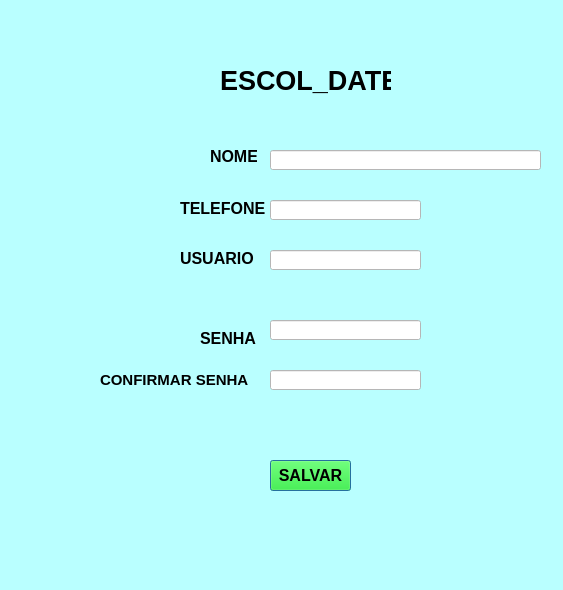
<?xml version="1.0" encoding="UTF-8"?>
<ui version="4.0">
 <class>Dialog</class>
 <widget class="QDialog" name="Dialog">
  <property name="geometry">
   <rect>
    <x>0</x>
    <y>0</y>
    <width>563</width>
    <height>590</height>
   </rect>
  </property>
  <property name="windowTitle">
   <string>Dialog</string>
  </property>
  <property name="styleSheet">
   <string notr="true">background-color: rgb(185, 255, 255);</string>
  </property>
  <widget class="QLabel" name="label">
   <property name="geometry">
    <rect>
     <x>220</x>
     <y>60</y>
     <width>171</width>
     <height>41</height>
    </rect>
   </property>
   <property name="font">
    <font>
     <pointsize>20</pointsize>
     <weight>75</weight>
     <bold>true</bold>
    </font>
   </property>
   <property name="text">
    <string>ESCOL_DATE</string>
   </property>
  </widget>
  <widget class="QLabel" name="label_2">
   <property name="geometry">
    <rect>
     <x>210</x>
     <y>150</y>
     <width>47</width>
     <height>13</height>
    </rect>
   </property>
   <property name="font">
    <font>
     <pointsize>12</pointsize>
     <weight>75</weight>
     <bold>true</bold>
    </font>
   </property>
   <property name="text">
    <string>NOME</string>
   </property>
  </widget>
  <widget class="QLabel" name="label_3">
   <property name="geometry">
    <rect>
     <x>180</x>
     <y>200</y>
     <width>91</width>
     <height>16</height>
    </rect>
   </property>
   <property name="font">
    <font>
     <pointsize>12</pointsize>
     <weight>75</weight>
     <bold>true</bold>
    </font>
   </property>
   <property name="text">
    <string>TELEFONE</string>
   </property>
  </widget>
  <widget class="QLabel" name="label_4">
   <property name="geometry">
    <rect>
     <x>180</x>
     <y>250</y>
     <width>81</width>
     <height>16</height>
    </rect>
   </property>
   <property name="font">
    <font>
     <pointsize>12</pointsize>
     <weight>75</weight>
     <bold>true</bold>
    </font>
   </property>
   <property name="text">
    <string>USUARIO</string>
   </property>
  </widget>
  <widget class="QLabel" name="label_5">
   <property name="geometry">
    <rect>
     <x>200</x>
     <y>330</y>
     <width>61</width>
     <height>16</height>
    </rect>
   </property>
   <property name="font">
    <font>
     <pointsize>12</pointsize>
     <weight>75</weight>
     <bold>true</bold>
    </font>
   </property>
   <property name="text">
    <string>SENHA</string>
   </property>
  </widget>
  <widget class="QLineEdit" name="lineEdit">
   <property name="geometry">
    <rect>
     <x>270</x>
     <y>150</y>
     <width>271</width>
     <height>20</height>
    </rect>
   </property>
   <property name="styleSheet">
    <string notr="true">background-color: rgb(255, 255, 255);</string>
   </property>
  </widget>
  <widget class="QLineEdit" name="lineEdit_2">
   <property name="geometry">
    <rect>
     <x>270</x>
     <y>200</y>
     <width>151</width>
     <height>20</height>
    </rect>
   </property>
   <property name="styleSheet">
    <string notr="true">background-color: rgb(255, 255, 255);</string>
   </property>
  </widget>
  <widget class="QLineEdit" name="lineEdit_3">
   <property name="geometry">
    <rect>
     <x>270</x>
     <y>250</y>
     <width>151</width>
     <height>20</height>
    </rect>
   </property>
   <property name="styleSheet">
    <string notr="true">background-color: rgb(255, 255, 255);</string>
   </property>
  </widget>
  <widget class="QLineEdit" name="lineEdit_4">
   <property name="geometry">
    <rect>
     <x>270</x>
     <y>320</y>
     <width>151</width>
     <height>20</height>
    </rect>
   </property>
   <property name="styleSheet">
    <string notr="true">background-color: rgb(255, 255, 255);</string>
   </property>
  </widget>
  <widget class="QPushButton" name="pushButton">
   <property name="geometry">
    <rect>
     <x>270</x>
     <y>460</y>
     <width>81</width>
     <height>31</height>
    </rect>
   </property>
   <property name="font">
    <font>
     <pointsize>12</pointsize>
     <weight>75</weight>
     <bold>true</bold>
    </font>
   </property>
   <property name="styleSheet">
    <string notr="true">background-color: rgb(0, 170, 0);
background-color: rgb(0, 255, 0);</string>
   </property>
   <property name="text">
    <string>SALVAR</string>
   </property>
  </widget>
  <widget class="QLabel" name="label_6">
   <property name="geometry">
    <rect>
     <x>100</x>
     <y>370</y>
     <width>151</width>
     <height>20</height>
    </rect>
   </property>
   <property name="font">
    <font>
     <pointsize>11</pointsize>
     <weight>75</weight>
     <bold>true</bold>
    </font>
   </property>
   <property name="text">
    <string>CONFIRMAR SENHA</string>
   </property>
  </widget>
  <widget class="QLineEdit" name="lineEdit_5">
   <property name="geometry">
    <rect>
     <x>270</x>
     <y>370</y>
     <width>151</width>
     <height>20</height>
    </rect>
   </property>
   <property name="styleSheet">
    <string notr="true">background-color: rgb(255, 255, 255);</string>
   </property>
  </widget>
  <widget class="QLabel" name="label_7">
   <property name="geometry">
    <rect>
     <x>270</x>
     <y>280</y>
     <width>161</width>
     <height>16</height>
    </rect>
   </property>
   <property name="font">
    <font>
     <pointsize>10</pointsize>
     <weight>75</weight>
     <bold>true</bold>
    </font>
   </property>
   <property name="styleSheet">
    <string notr="true">color: rgb(255, 0, 0);</string>
   </property>
   <property name="text">
    <string/>
   </property>
  </widget>
 </widget>
 <resources/>
 <connections/>
</ui>
